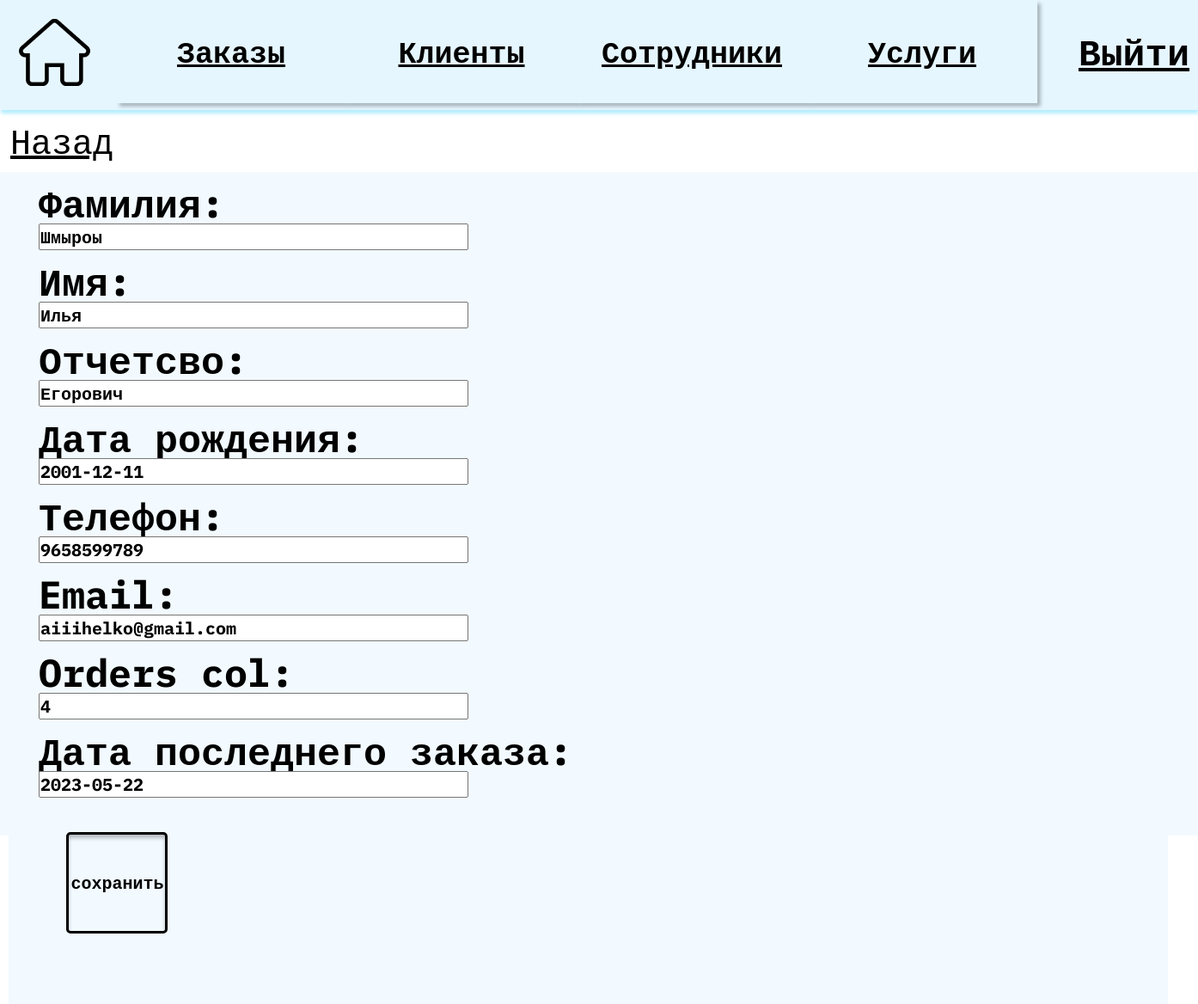
The app's page /updateUsers/1/ with its own data.
### main/models.py (models this page shows, shortened)
class Users(models.Model):
    id = models.AutoField(primary_key=True)
    surname = models.CharField (max_length=35,blank=False,verbose_name="Фамилия")
    name = models.CharField (max_length=35, blank=False,verbose_name="Имя")
    name2 = models.CharField (max_length=35,verbose_name="Отчетсво")
    birthday = models.DateField(blank=False,verbose_name="Дата рождения")
    phone = models.CharField(max_length=11, blank=False,verbose_name="Телефон")
    email = models.EmailField(max_length=35, blank=False)
    orders_col = models.IntegerField(default = 0)
    last_order_date = models.DateField(default=date.today,verbose_name="Дата последнего заказа")

### main/views.py (the view)
# urls.py: path('updateUsers/<int:id>/', views.update_user),
def update_user(request, id):
    try:
        old_data = get_object_or_404(Users, id=id)
    except Exception:
        raise Http404('Такого клиента не существует')
    if request.method == 'POST':
        form = UsersForm(request.POST, instance=old_data)
        if form.is_valid():
            form.save()
            return redirect(f'/Users/{id}')
    else:
        form = UsersForm(instance=old_data)
        context = {
            'form': form
        }
        return render(request, 'test/update_Usr.html', {'tableName': 'Users', 'form': form})

### main/forms.py
class UsersForm(forms.ModelForm):
    class Meta:
        model = Users
        fields =['surname','name','name2','birthday','phone','email','orders_col','last_order_date']

### main/templates/test/update_Usr.html (shortened to what this page needs)
{% extends 'main/base.html' %}
{% block header %}
    <div class="lyout">
        <a href="{% url 'home' %}">
            <img src="../../static/main/img/home.png" alt="домик" class="home_img">
        </a>
        <div class="menu">
            <a href="{% url 'Orders' %}"><button class="buttom_menu">Заказы</button></a>
            <a href="{% url 'Users' %}"><button class="buttom_menu">Клиенты</button></a>
            <a href="{% url 'Employee' %}"><button class="buttom_menu">Сотрудники</button></a>
            <a href="{% url 'Services' %}"><button class="buttom_menu">Услуги</button></a>
        </div>
        <a href="{% url 'logout' %}" class="button_in">Выйти</a>
    </div>
{% endblock %}
{% block content %}
<a class="buttom_back" href='http://127.0.0.1:8000/{{tableName}}'>Назад</a>
<div class="wrapper wrap_wto">
    <form class="form-label form_label_update form_users_update wrap_wto" method="post">
        {{ form.as_p }}
        <div class="batten_back_z">
            <input class="button_sab button_sab_update" type="submit" value="сохранить">
        </div>
</div>
{% endblock %}

### main/static/main/css/style.css (style rules this page uses)
* { position: relative; margin: 0; padding: 0; display: block; box-sizing: border-box; color: black; font-family: 'IBM Plex Mono', monospace; }

### main/static/main/css/header.css (style rules this page uses)
.lyout { position: relative; z-index: 1; display: flex; flex-direction: row; height: max-content; width: 100%; background: #E6F6FF; box-shadow: 1px 4px 4px #B3EDFF; }
.home_img { margin: 22px 30px 16px 22px; width: 83px; height: 78px; }
.menu { width: 100%; display: flex; flex-direction: row; justify-content: space-between; }
.buttom_menu { width: 268px; height: 120px; background: #E5F6FF; border: none; box-shadow: 4px 4px 4px rgba(0, 0, 0, 0.25); font-size: 35px; font-weight: 600; }
.button_in { margin: 32px 49px 39px 48px; text-decoration: line; font-size: 43px; font-weight: 600; }

### main/static/main/css/emp/createEmployee.css (style rules this page uses)
.buttom_back { height: 48px; width: 118px; margin: 12px; font-size: 40px; font-weight: 400; line-height: 48px; letter-spacing: 0em; text-align: left; }
.wrapper { padding-left: 20px; height: 772px; width: 100%; display: flex; margin: 70px, 0; background-color: #F2FAFF; }
.button_sab { width: 118px; height: 118px; margin: 65px 69px 629px 0; border: solid 3px black; border-radius: 5px; background-color: #F2FAFF; box-shadow: inset 0px 4px 4px rgba(0, 0, 0, 0.25); }
.form-label { margin: 1.5px 0 0 0; font-size: 37px; font-weight: 700; line-height: 48px; letter-spacing: 0em; text-align: left; }
input { width: 700px; height: 31px; font-size: 20px; font-weight: 700; line-height: 48px; letter-spacing: 0em; text-align: left; }

### main/static/main/css/emp/update_Emp.css (style rules this page uses)
.button_sab_update { text-align: center; margin-left: 5%; font-size: 20px; }
.form_label_update { font-size: 45px; }

### main/static/main/css/client/update_Usr.css (style rules this page uses)
.form_users_update { padding-left: 25px; width: 50%; }
.batten_back_z { height: 200px; width: 100%; background: #F2FAFF; padding: 0; margin: -25px 0 0 -35px; }
.wrap_wto { width: 100%; margin: 0; }

### main/static/main/css/orders/update_Ord.css (style rules this page uses)
p { margin: 12px 0; }

### main/static/main/css/admin/admin.css (style rules this page uses)
input { width: 500px; }

### records on screen
Users: surname "Шмыроы", name "Илья", name2 "Егорович", birthday "2001-12-11", phone "9658599789", email "aiiihelko@gmail.com", orders_col "4", last_order_date "2023-05-22"
